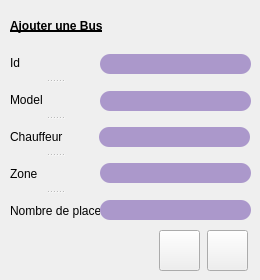
     <widget class="QWidget" name="page_13">
      <widget class="QLabel" name="label_29">
       <property name="geometry">
        <rect>
         <x>10</x>
         <y>10</y>
         <width>241</width>
         <height>31</height>
        </rect>
       </property>
       <property name="styleSheet">
        <string notr="true">font: 75 15pt &quot;Quicksand&quot;;
text-decoration: underline;
font-weight:bold;</string>
       </property>
       <property name="text">
        <string>Ajouter une Bus</string>
       </property>
      </widget>
      <widget class="QLineEdit" name="lineEdit_Aj_id_T">
       <property name="geometry">
        <rect>
         <x>100</x>
         <y>54</y>
         <width>151</width>
         <height>20</height>
        </rect>
       </property>
       <property name="styleSheet">
        <string notr="true">border-color: rgb(255, 255, 255);

border-radius: 10px;
background-color: rgb(171, 152, 203);</string>
       </property>
      </widget>
      <widget class="QLineEdit" name="lineEdit_Aj_mod_T">
       <property name="geometry">
        <rect>
         <x>100</x>
         <y>91</y>
         <width>151</width>
         <height>20</height>
        </rect>
       </property>
       <property name="styleSheet">
        <string notr="true">border-color: rgb(255, 255, 255);

border-radius: 10px;
background-color: rgb(171, 152, 203);</string>
       </property>
      </widget>
      <widget class="QLineEdit" name="lineEdit_Aj_ch_T">
       <property name="geometry">
        <rect>
         <x>99</x>
         <y>127</y>
         <width>151</width>
         <height>20</height>
        </rect>
       </property>
       <property name="styleSheet">
        <string notr="true">border-color: rgb(255, 255, 255);

border-radius: 10px;
background-color: rgb(171, 152, 203);</string>
       </property>
      </widget>
      <widget class="QLineEdit" name="lineEdit_Aj_zone_T">
       <property name="geometry">
        <rect>
         <x>100</x>
         <y>163</y>
         <width>151</width>
         <height>20</height>
        </rect>
       </property>
       <property name="styleSheet">
        <string notr="true">border-color: rgb(255, 255, 255);

border-radius: 10px;
background-color: rgb(171, 152, 203);</string>
       </property>
      </widget>
      <widget class="QLineEdit" name="lineEdit_Aj_nbrp_T">
       <property name="geometry">
        <rect>
         <x>100</x>
         <y>200</y>
         <width>151</width>
         <height>20</height>
        </rect>
       </property>
       <property name="styleSheet">
        <string notr="true">border-color: rgb(255, 255, 255);

border-radius: 10px;
background-color: rgb(171, 152, 203);</string>
       </property>
      </widget>
      <widget class="QPushButton" name="pushButton_AjoutTrans">
       <property name="geometry">
        <rect>
         <x>159</x>
         <y>230</y>
         <width>41</width>
         <height>41</height>
        </rect>
       </property>
       <property name="styleSheet">
        <string notr="true">border-image: url(:/new/prefix1/icon/ok.png);</string>
       </property>
       <property name="text">
        <string/>
       </property>
      </widget>
      <widget class="QPushButton" name="pushButton_resetT">
       <property name="geometry">
        <rect>
         <x>207</x>
         <y>230</y>
         <width>41</width>
         <height>41</height>
        </rect>
       </property>
       <property name="styleSheet">
        <string notr="true">border-image: url(:/new/prefix1/icon/annuler.png);</string>
       </property>
       <property name="text">
        <string/>
       </property>
      </widget>
      <widget class="QSplitter" name="splitter_7">
       <property name="geometry">
        <rect>
         <x>10</x>
         <y>46</y>
         <width>90</width>
         <height>181</height>
        </rect>
       </property>
       <property name="orientation">
        <enum>Qt::Vertical</enum>
       </property>
       <widget class="QLabel" name="label_30">
        <property name="text">
         <string>Id</string>
        </property>
       </widget>
       <widget class="QLabel" name="label_31">
        <property name="text">
         <string>Model</string>
        </property>
       </widget>
       <widget class="QLabel" name="label_33">
        <property name="text">
         <string>Chauffeur </string>
        </property>
       </widget>
       <widget class="QLabel" name="label_52">
        <property name="text">
         <string>Zone</string>
        </property>
       </widget>
       <widget class="QLabel" name="label_53">
        <property name="text">
         <string>Nombre de place</string>
        </property>
       </widget>
      </widget>
     </widget>
